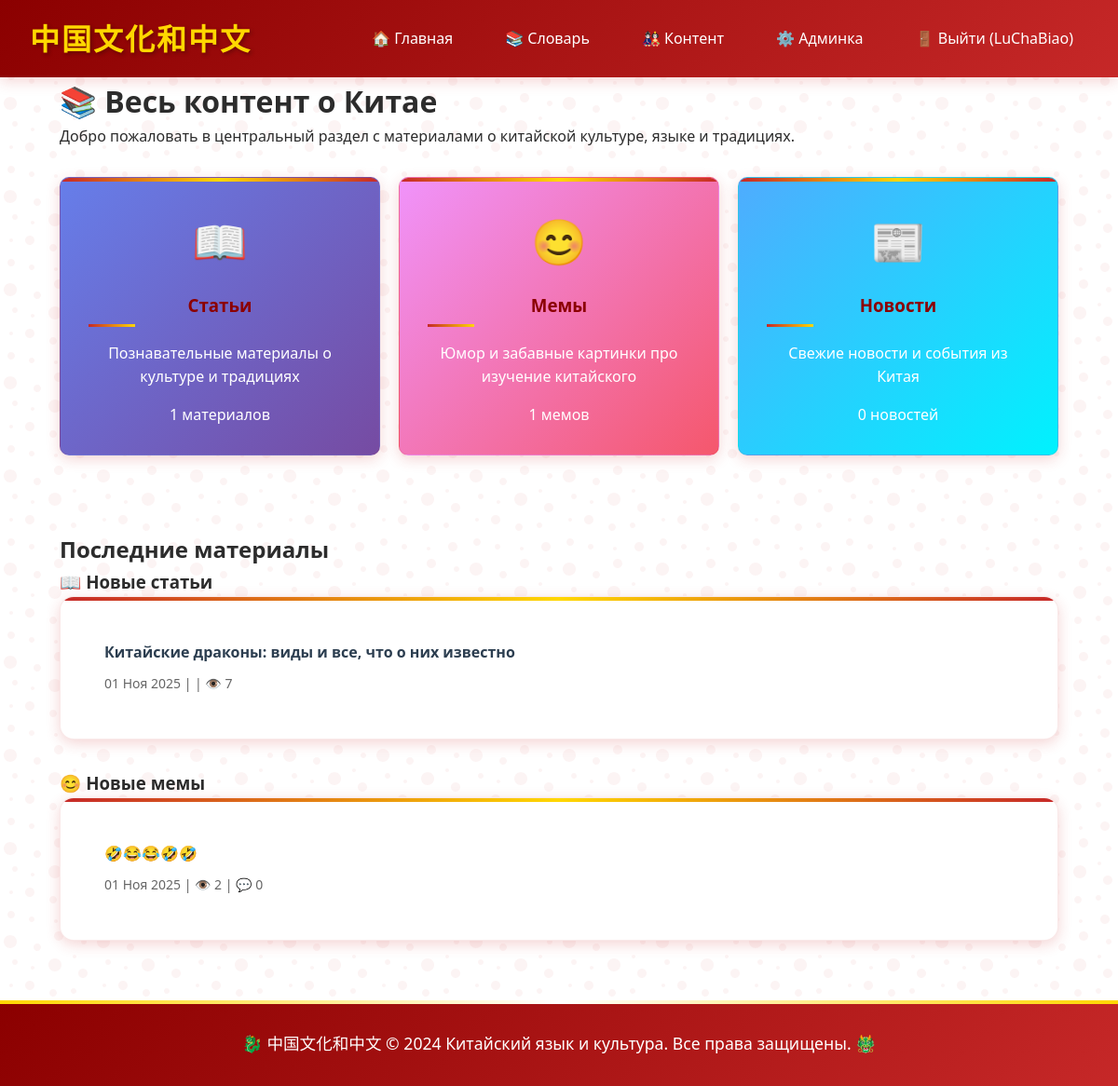
The page /content/ (signed in) on the database its author committed.
### apps/content/models.py (models this page shows, shortened)
class Article(models.Model):
    CONTENT_TYPES = [
        ('news', 'Новости'),
        ('article', 'Статья'),
        ('meme', 'Мем'),
    ]
    title = models.CharField(max_length=200, verbose_name="Заголовок")
    content = models.TextField(verbose_name="Содержание")
    content_type = models.CharField(
        max_length=20,
        choices=CONTENT_TYPES,
        default='article'
    )
    category = models.ForeignKey(
        Category,
        on_delete=models.CASCADE,
        null=True,
        blank=True
    )
    image = models.ImageField(upload_to='content/', blank=True, null=True)
    author = models.ForeignKey(
        User,
        on_delete=models.CASCADE,
        default=1
    )
    created_at = models.DateTimeField(auto_now_add=True)
    updated_at = models.DateTimeField(auto_now=True)
    is_published = models.BooleanField(default=True)
    views = models.IntegerField(default=0)
    class Meta:
        verbose_name = "Статья"
        verbose_name_plural = "Статьи"
        ordering = ['-created_at']

### apps/content/views.py (the view)
# urls.py: 2. Add a URL to urlpatterns:  path('', views.home, name='home')
def home(request):
    latest_articles = Article.objects.filter(
        content_type='article',
        is_published=True
    ).order_by('-created_at')[:3]
    latest_memes = Article.objects.filter(
        content_type='meme',
        is_published=True
    ).order_by('-created_at')[:3]
    latest_news = Article.objects.filter(
        content_type='news',
        is_published=True
    ).order_by('-created_at')[:3]
    return render(request, 'content/home.html', {
        'latest_articles': latest_articles,
        'latest_memes': latest_memes,
        'latest_news': latest_news
    })

### templates/content/home.html (shortened to what this page needs)
{% extends 'base.html' %}
{% block content %}
<div class="container">
    <h1>📚 Весь контент о Китае</h1>
    <p>Добро пожаловать в центральный раздел с материалами о китайской культуре, языке и традициях.</p>
    <div style="display: grid; grid-template-columns: repeat(auto-fit, minmax(300px, 1fr)); gap: 20px; margin: 30px 0;">
        <a href="{% url 'content:articles_list' %}" style="text-decoration: none;">
            <div class="card" style="background: linear-gradient(135deg, #667eea 0%, #764ba2 100%); color: white; padding: 30px; text-align: center; border-radius: 10px;">
                <div style="font-size: 48px; margin-bottom: 15px;">📖</div>
                <h3>Статьи</h3>
                <p>Познавательные материалы о культуре и традициях</p>
                <div style="margin-top: 15px;">
                    <span>{{ latest_articles|length }} материалов</span>
                </div>
            </div>
        </a>
        <a href="{% url 'content:memes_list' %}" style="text-decoration: none;">
            <div class="card" style="background: linear-gradient(135deg, #f093fb 0%, #f5576c 100%); color: white; padding: 30px; text-align: center; border-radius: 10px;">
                <div style="font-size: 48px; margin-bottom: 15px;">😊</div>
                <h3>Мемы</h3>
                <p>Юмор и забавные картинки про изучение китайского</p>
                <div style="margin-top: 15px;">
                    <span>{{ latest_memes|length }} мемов</span>
                </div>
            </div>
        </a>
        <a href="{% url 'content:news_list' %}" style="text-decoration: none;">
            <div class="card" style="background: linear-gradient(135deg, #4facfe 0%, #00f2fe 100%); color: white; padding: 30px; text-align: center; border-radius: 10px;">
                <div style="font-size: 48px; margin-bottom: 15px;">📰</div>
                <h3>Новости</h3>
                <p>Свежие новости и события из Китая</p>
                <div style="margin-top: 15px;">
                    <span>{{ latest_news|length }} новостей</span>
                </div>
            </div>
        </a>
    </div>
    <div style="margin-top: 50px;">
        <h2>Последние материалы</h2>
        {% if latest_articles %}
        <div style="margin-bottom: 30px;">
            <h3>📖 Новые статьи</h3>
            <div class="card">
                {% for article in latest_articles %}
                <div style="padding: 15px; border-bottom: 1px solid #eee; {% if forloop.last %}border-bottom: none;{% endif %}">
                    <h4 style="margin: 0 0 10px 0;">
                        <a href="{% url 'content:article_detail' article.id %}" style="text-decoration: none; color: #2c3e50;">
                            {{ article.title }}
                        </a>
                    </h4>
                    <p style="color: #666; margin: 0; font-size: 14px;">
                        {{ article.created_at|date:"d M Y" }} | {{ article.category.name }} | 👁️ {{ article.views }}
                    </p>
                </div>
                {% endfor %}
            </div>
        </div>
        {% endif %}
        {% if latest_memes %}
        <div style="margin-bottom: 30px;">
            <h3>😊 Новые мемы</h3>
            <div class="card">
                {% for meme in latest_memes %}
                <div style="padding: 15px; border-bottom: 1px solid #eee; {% if forloop.last %}border-bottom: none;{% endif %}">
                    <h4 style="margin: 0 0 10px 0;">
                        <a href="{% url 'content:article_detail' meme.id %}" style="text-decoration: none; color: #2c3e50;">
                            {{ meme.title }}
                        </a>
                    </h4>
                    <p style="color: #666; margin: 0; font-size: 14px;">
                        {{ meme.created_at|date:"d M Y" }} | 👁️ {{ meme.views }} | 💬 {{ meme.comments.count }}
                    </p>
                </div>
                {% endfor %}
            </div>
        </div>
        {% endif %}
    </div>
</div>
{% endblock %}

### templates/base.html (shortened to what this page needs)
<!DOCTYPE html>
<html lang="ru">
<head>
    {% load static %}
    <link rel="stylesheet" href="{% static 'css/style.css' %}">
</head>
<body class="dragon-pattern">
    <header>
        <nav>
            <div class="logo">
                <a href="{% url 'core:home' %}">中国文化和中文</a>
            </div>
            <ul class="nav-links">
                <li><a href="{% url 'core:home' %}">🏠 Главная</a></li>
                <li><a href="{% url 'dictionary:home' %}">📚 Словарь</a></li>
                <li><a href="{% url 'content:home' %}">🎎 Контент</a></li>
                {% if user.is_authenticated %}
                    <li><a href="{% url 'admin:index' %}">⚙️ Админка</a></li>
                    <li><a href="{% url 'logout' %}">🚪 Выйти ({{ user.username }})</a></li>
                {% else %}
                    <li><a href="{% url 'admin:index' %}">🔑 Войти</a></li>
                {% endif %}
            </ul>
        </nav>
    </header>
    <main class="container">
        {% block content %}
        {% endblock %}
    </main>
    <footer>
        <div class="container">
            <p>🐉 中国文化和中文 &copy; 2024 Китайский язык и культура. Все права защищены. 🐲</p>
        </div>
    </footer>
</body>
</html>

### static/css/style.css (style rules this page uses)
* { margin: 0; padding: 0; box-sizing: border-box; }
:root { --primary-red: #c62828; --dark-red: #8b0000; --light-red: #ff5252; --gold: #ffd700; --dark-gold: #b8860b; --black: #2c2c2c; --white: #ffffff; --cream: #fffaf0; --dark-cream: #f5f5dc; --shadow: 0 4px 15px rgba(198, 40, 40, 0.2); }
body { font-family: 'Segoe UI', Tahoma, Geneva, Verdana, sans-serif; line-height: 1.6; color: var(--black); background: linear-gradient(135deg, var(--cream) 0%, var(--dark-cream) 100%); min-height: 100vh; }
header { background: linear-gradient(135deg, var(--dark-red) 0%, var(--primary-red) 100%); box-shadow: var(--shadow); position: sticky; top: 0; z-index: 1000; }
nav { max-width: 1200px; margin: 0 auto; padding: 1rem 2rem; display: flex; justify-content: space-between; align-items: center; }
nav .logo a { font-size: 2rem; font-weight: bold; color: var(--gold); text-decoration: none; text-shadow: 2px 2px 4px rgba(0, 0, 0, 0.3); letter-spacing: 2px; }
nav .nav-links { display: flex; list-style: none; gap: 1.5rem; }
nav .nav-links a { color: var(--white); text-decoration: none; padding: 0.5rem 1rem; border-radius: 25px; transition: all 0.3s ease; position: relative; font-weight: 500; }
nav .nav-links a::before { content: "•"; position: absolute; left: -10px; color: var(--gold); opacity: 0; transition: opacity 0.3s ease; }
.card { background: var(--white); border-radius: 15px; padding: 2rem; margin-bottom: 2rem; box-shadow: var(--shadow); border: 1px solid rgba(198, 40, 40, 0.1); position: relative; overflow: hidden; }
.card::before { content: ""; position: absolute; top: 0; left: 0; right: 0; height: 4px; background: linear-gradient(90deg, var(--primary-red), var(--gold), var(--primary-red)); }
.card h1, .card h2, .card h3 { color: var(--dark-red); margin-bottom: 1rem; position: relative; padding-bottom: 0.5rem; }
.card h1::after, .card h2::after, .card h3::after { content: ""; position: absolute; bottom: 0; left: 0; width: 50px; height: 3px; background: linear-gradient(90deg, var(--primary-red), var(--gold)); }
.container { max-width: 1200px; margin: 0 auto; padding: 0 2rem; }
main { padding: 2rem 0; min-height: calc(100vh - 200px); }
footer { background: linear-gradient(135deg, var(--dark-red) 0%, var(--primary-red) 100%); color: var(--white); padding: 2rem 0; margin-top: 4rem; position: relative; }
footer::before { content: ""; position: absolute; top: 0; left: 0; right: 0; height: 4px; background: linear-gradient(90deg, var(--gold), var(--white), var(--gold)); }
footer .container { text-align: center; }
footer p { margin: 0; font-size: 1.1rem; }
.card, .meme-item, .news-item, .article-item { animation: fadeInUp 0.6s ease-out; }

### rows shown on the page
Article: title "Китайские драконы: виды и все, что о них известно", created_at "01 Ноя 2025", views "7"
Article: title "🤣😂😂🤣🤣", created_at "01 Ноя 2025", views "2", comments.count "0"

### other values the page prints
{{ user.username }} "LuChaBiao"
{{ latest_articles|length }} "1"
{{ latest_memes|length }} "1"
{{ latest_news|length }} "0"
